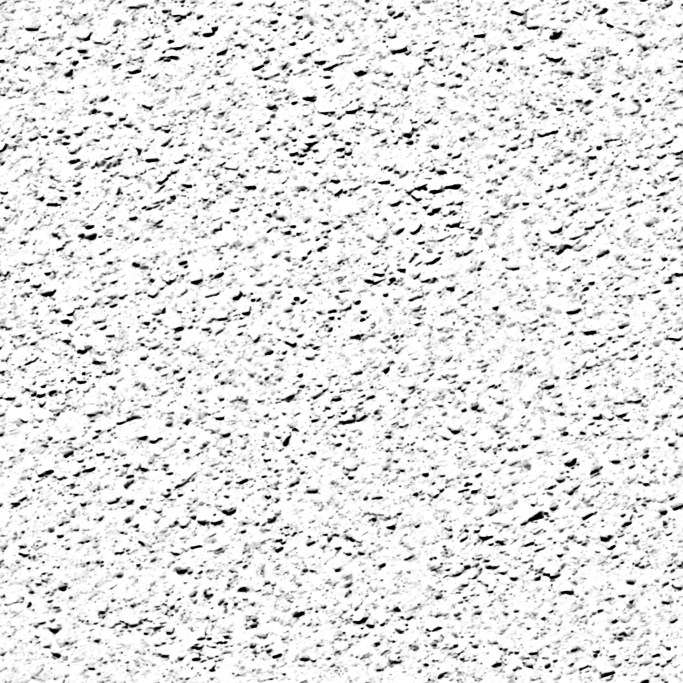
#> input picture src/main/resources/materials/asphalt.high.jpg, 2048 x 2048 px, given in place of gravel.jpg, which was not available (shown at 1/3 size)
$ python heights.py
#> lines starting #> are read from the running program, lines starting #| are printed output that depends on the picture; pictures that were not available may be replaced by others from this repository, and a replacement may not be noted
"""How far each point of a material's picture stands out of its surface, read off the picture.

    python heights.py [name ...]        writes src/textures/materials/<name>.high.jpg

A photograph of gravel, of weathered boards or of a shingled roof is dark where the surface is
sunk: between the stones, in a crack, under the edge of a shingle. That holds only for dark that
is narrow. A board a shade browner than the next is not lower than it, so what changes over a
breadth of the picture is taken out first and only what is left counts. The picture repeats, so
all of it is done round its edges: the height repeats where the picture does.

White is the top of the surface and black its deepest point. The world shader reads it as the
fourth number of the material's texel (tools/textures/compress.py puts it there when it packs
the two for the jar) and gives the surface depth.
"""

import pathlib
import sys

import numpy as np
from PIL import Image

MATERIALS = pathlib.Path(__file__).resolve().parents[2] / "src" / "textures" / "materials"

# For each picture: how many texels wide a dark thing may be and still be a hollow (broad), how
# many texels the result is smoothed over so the picture's grain is not read as pits (fine), and
# the share of the picture that is at the top, flat (flat): boards and tarmac are mostly top with
# cracks in them, a bed of stones is all humps and gaps. Sizes are for a picture 2048 across.
RECIPES = {
    "gravel": dict(broad=48.0, fine=2.5, flat=0.05),
    "soil": dict(broad=64.0, fine=3.0, flat=0.05),
    "asphalt": dict(broad=24.0, fine=2.0, flat=0.3),
    "planks": dict(broad=40.0, fine=2.0, flat=0.45),
    "wood": dict(broad=14.0, fine=1.6, flat=0.7),
    "shingles": dict(broad=36.0, fine=2.0, flat=0.5),
}


def blurred(field, sigma):
    """The field smoothed by a Gaussian of that many texels, going round the edges."""
    rows, columns = field.shape
    fy = np.fft.fftfreq(rows)[:, None]
    fx = np.fft.rfftfreq(columns)[None, :]
    kernel = np.exp(-2.0 * (np.pi * sigma) ** 2 * (fx * fx + fy * fy))
    return np.fft.irfft2(np.fft.rfft2(field) * kernel, s=field.shape)


def height(name):
#> called with name = 'gravel'
    recipe = RECIPES[name]
    picture = Image.open(MATERIALS / f"{name}.jpg").convert("RGB")
    scale = picture.width / 2048.0
#> scale = 1
    rgb = np.asarray(picture, dtype=np.float64) / 255.0
    light = rgb @ np.array([0.299, 0.587, 0.114])
    # Light is judged as the eye does, by ratio: a crack in a dark board is as deep as one in a pale board.
    tone = np.log(light + 0.02)
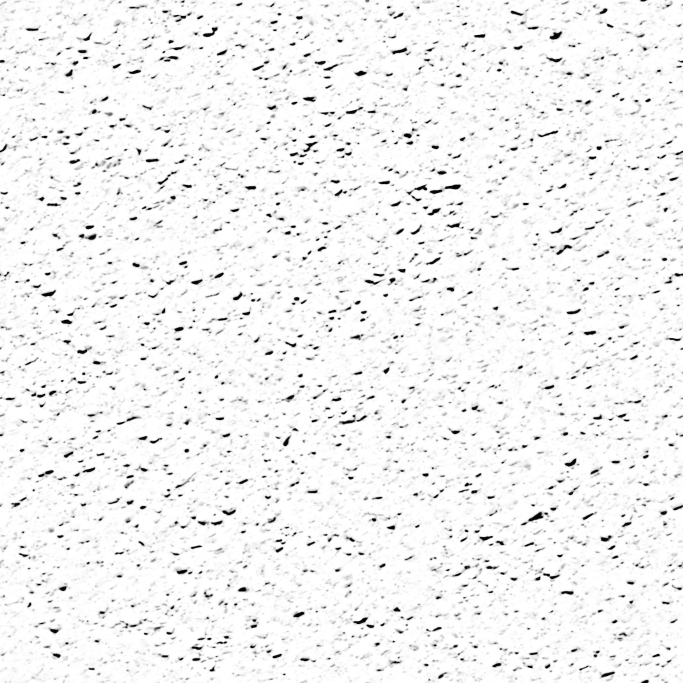
#> tone: shape (2048, 2048) float64 (shown at 1/3 size); min -3.91, max 0.0198, mean -0.161; drawn with min black and max white
    smooth = blurred(tone, recipe["fine"] * scale)
    relief = smooth - blurred(tone, recipe["broad"] * scale)
#> call 2 of blurred, with sigma = 48
#> in blurred (call 2), `return np.fft.irfft2(np.fft.rfft2(field) * kernel, s=field.shape)`:
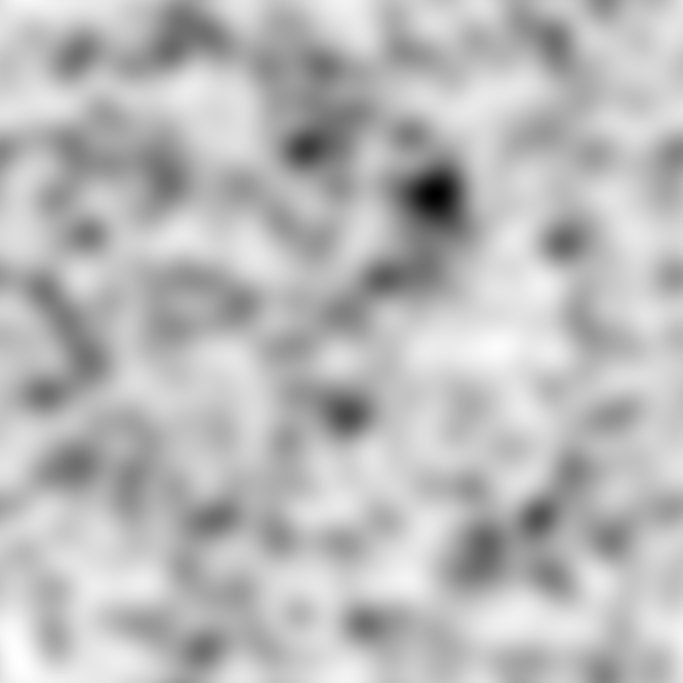
#> returned value: shape (2048, 2048) float64 (shown at 1/3 size); min -0.413, max -0.0673, mean -0.161; drawn with min black and max white
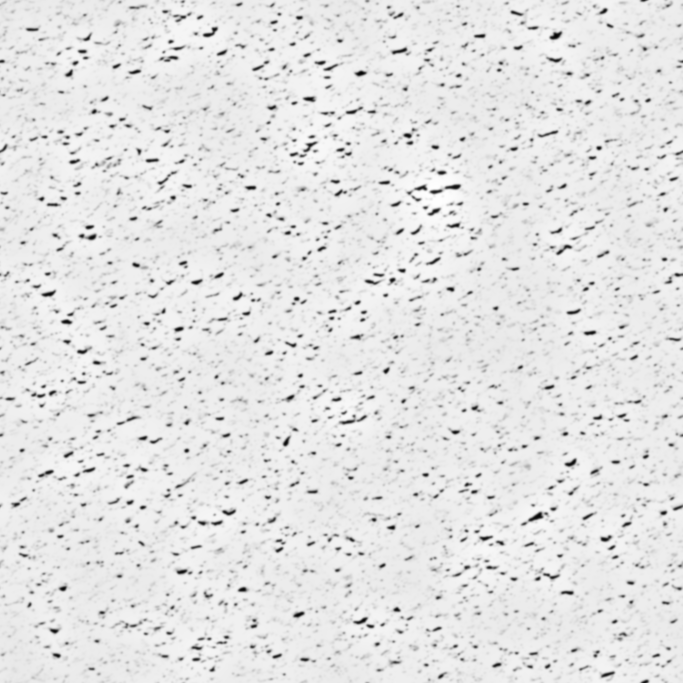
#> relief: shape (2048, 2048) float64 (shown at 1/3 size); min -3.67, max 0.425, mean -4.61e-19; drawn with min black and max white
    # A second, broader reading at a third of the weight: the hollow between stones is wider than the crack in one.
    relief += 0.35 * (blurred(tone, 3.0 * recipe["fine"] * scale) - blurred(tone, 3.0 * recipe["broad"] * scale))
#> call 3 of blurred, with sigma = 7.5
#> in blurred (call 3), `return np.fft.irfft2(np.fft.rfft2(field) * kernel, s=field.shape)`:
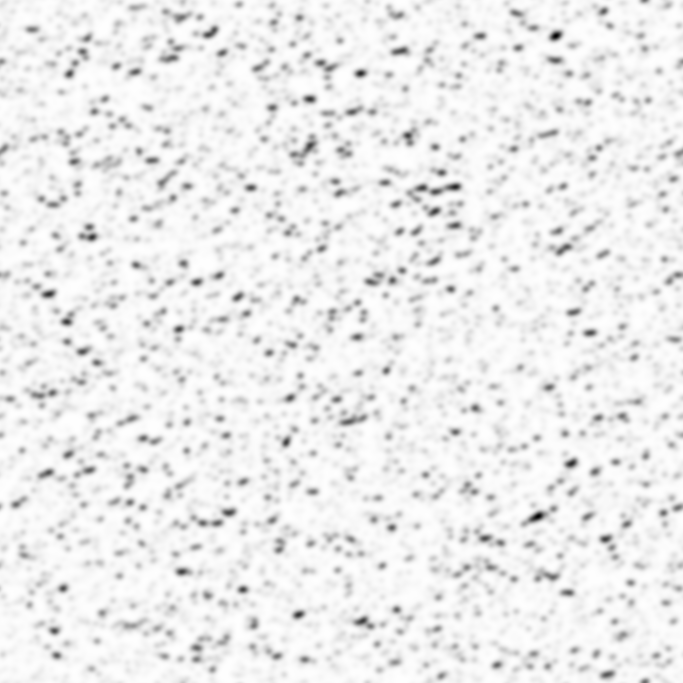
#> returned value: shape (2048, 2048) float64 (shown at 1/3 size); min -2.6, max 0.0194, mean -0.161; drawn with min black and max white
#> call 4 of blurred, with sigma = 144
#> in blurred (call 4), `return np.fft.irfft2(np.fft.rfft2(field) * kernel, s=field.shape)`:
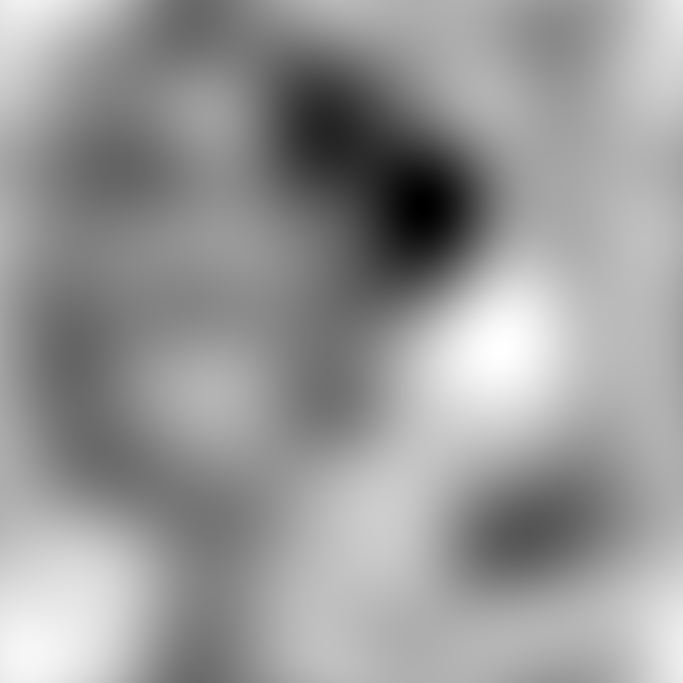
#> returned value: shape (2048, 2048) float64 (shown at 1/3 size); min -0.219, max -0.122, mean -0.161; drawn with min black and max white
    low = np.percentile(relief, 1.0)
#> low = -2.42
    top = np.percentile(relief, 100.0 * (1.0 - recipe["flat"]))
#> top = 0.263
    high = np.clip((relief - low) / (top - low), 0.0, 1.0)
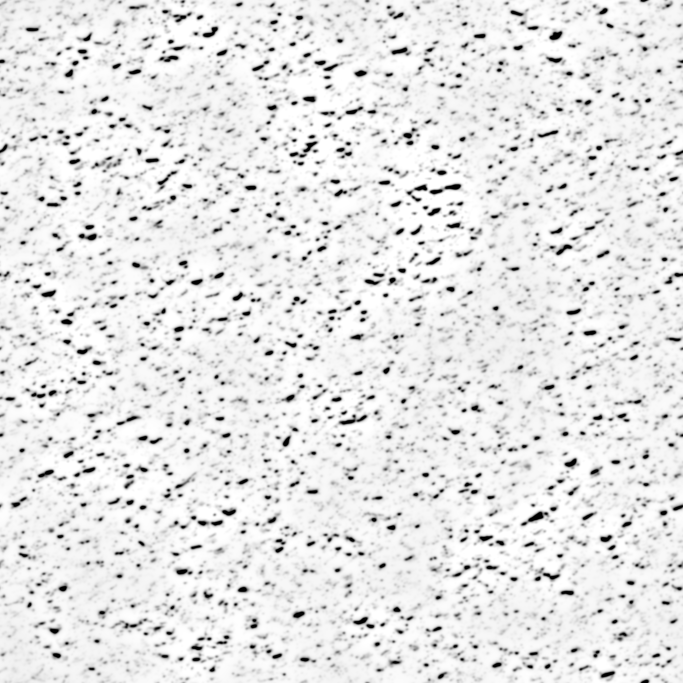
#> high: shape (2048, 2048) float64 (shown at 1/3 size); min 0, max 1, mean 0.904
    # The floor of a hollow is rounded and its lip is not a cliff.
    high = high * high * (3.0 - 2.0 * high)
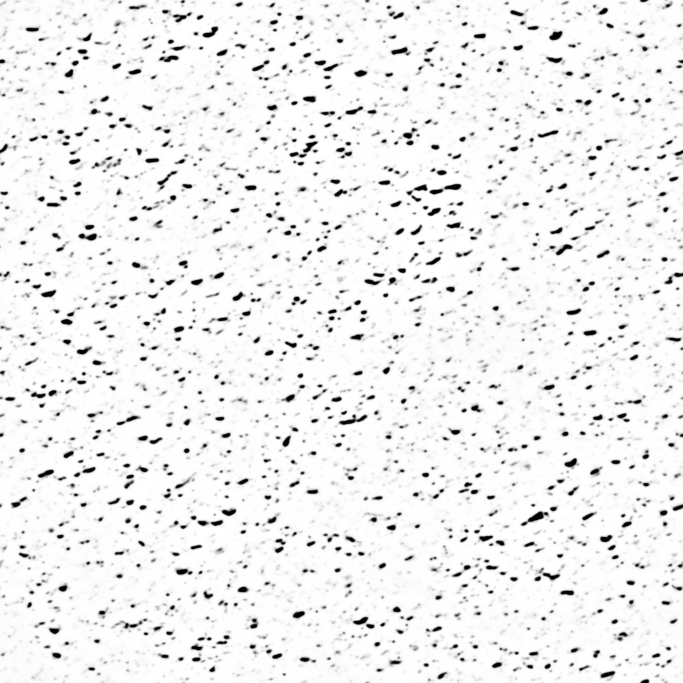
#> high: shape (2048, 2048) float64 (shown at 1/3 size); min 0, max 1, mean 0.943
    out = MATERIALS / f"{name}.high.jpg"
    Image.fromarray(np.round(high * 255.0).astype(np.uint8), "L").save(out, quality=90)
    print(f"{out.name}: {picture.width} x {picture.height}, mean height {high.mean():.3f}")
#| gravel.high.jpg: 2048 x 2048, mean height 0.943


if __name__ == "__main__":
    for each in sys.argv[1:] or RECIPES:
        height(each)
#> pass 2 of the loop `for each in sys.argv[1:] or RECIPES:`:
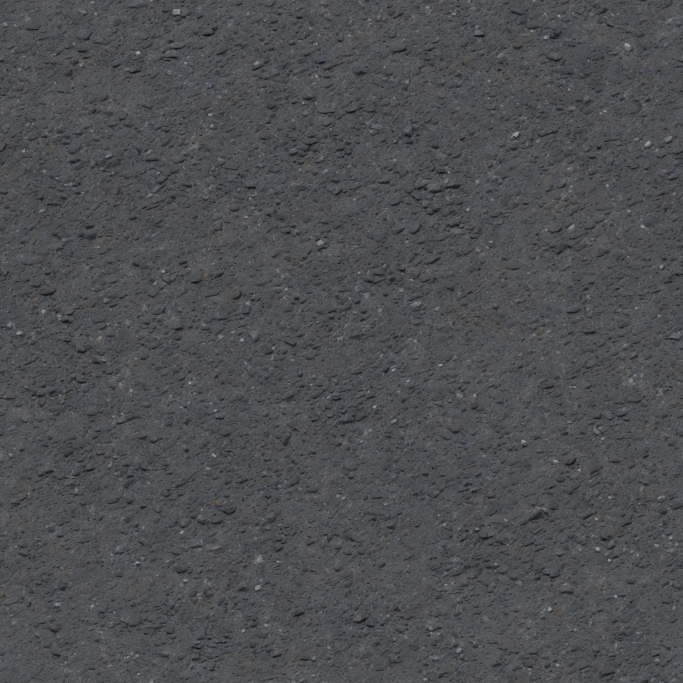
#> input picture src/main/resources/materials/asphalt.jpg, 2048 x 2048 px, given in place of soil.jpg, which was not available (shown at 1/3 size)
#> in height, picture is the input picture: PIL image 2048x2048 RGB; mean R, G, B 76.9, 78.3, 81.7
#> in blurred (call 8), `return np.fft.irfft2(np.fft.rfft2(field) * kernel, s=field.shape)`:
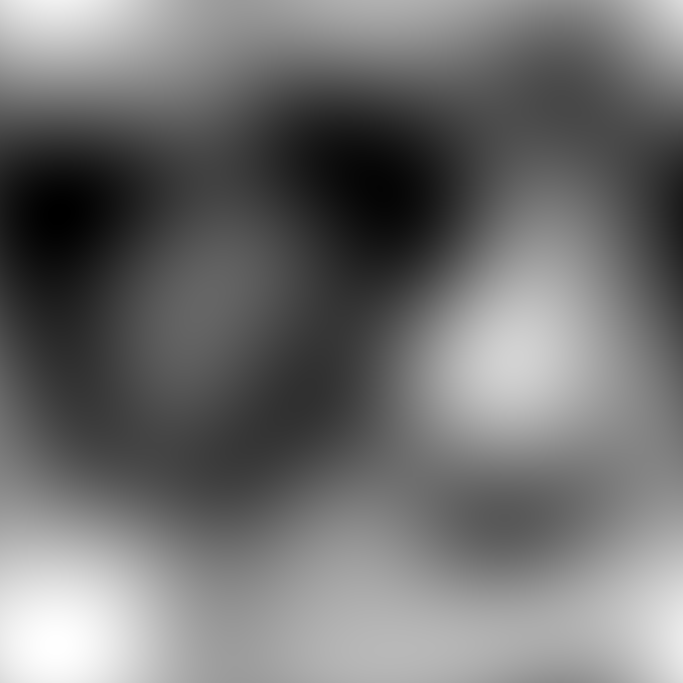
#> returned value: shape (2048, 2048) float64 (shown at 1/3 size); min -1.15, max -1.11, mean -1.13; drawn with min black and max white
#> low = -0.364
#> top = 0.127
#> in height (call 2), `high = high * high * (3.0 - 2.0 * high)`:
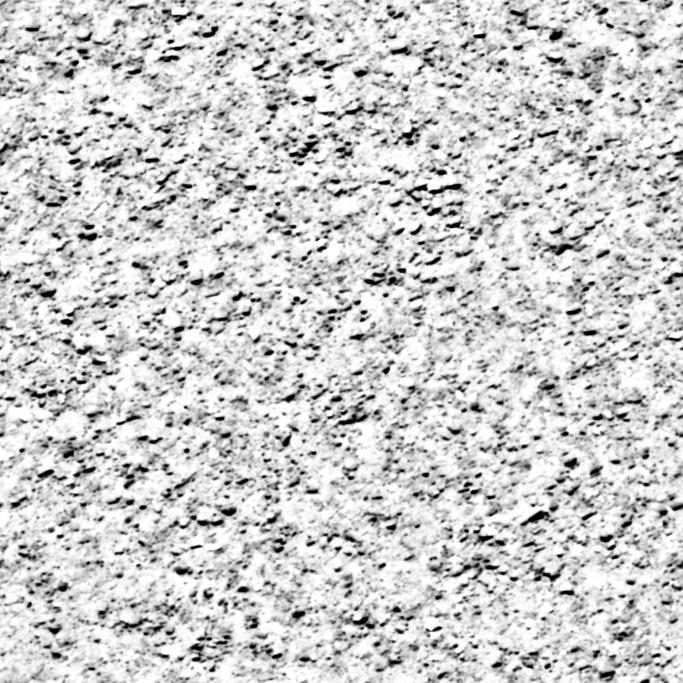
#> high: shape (2048, 2048) float64 (shown at 1/3 size); min 0, max 1, mean 0.797
#| soil.high.jpg: 2048 x 2048, mean height 0.797
#> (the run stopped early here; a loop or call above may not have finished)
